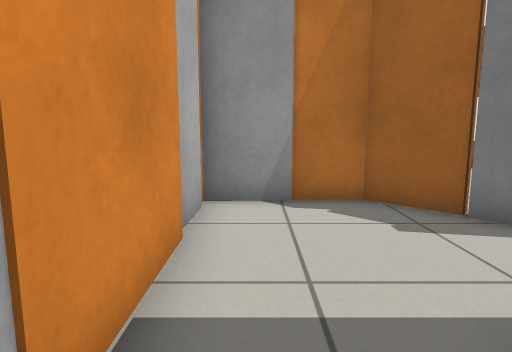
View 1 (above)

14 first-person views from a walk through a robot-simulator world made for Gazebo. The camera is 0.72 m above the floor, tilts 8° down and sees 75° across. The floor is counted in squares, 0.5 m on a side. Each view is taken from the middle of a square. On the plan, view 1 faces up. The plan holds only what a view shows up to about 15 squares ahead; the rest is blank. Gazebo's built-in surfaces are drawn with simple patterns.

View 2
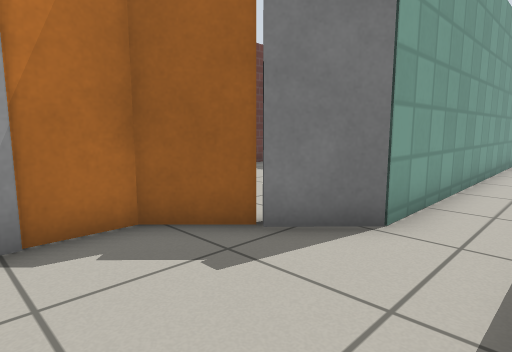

View 3
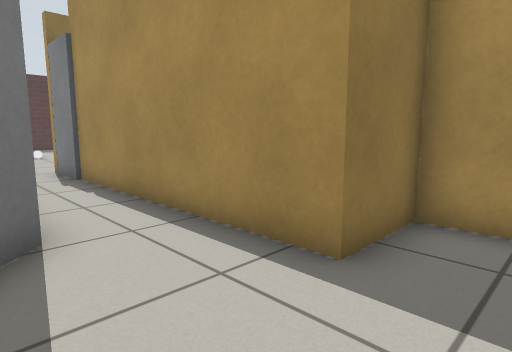

View 4
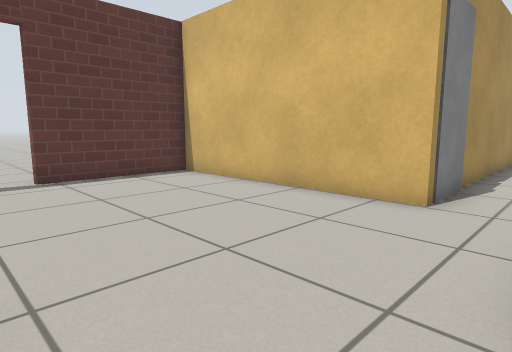

View 5
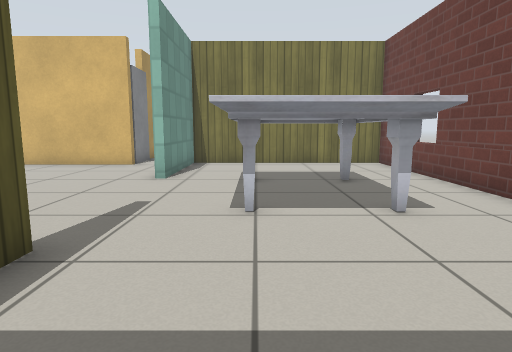

View 6
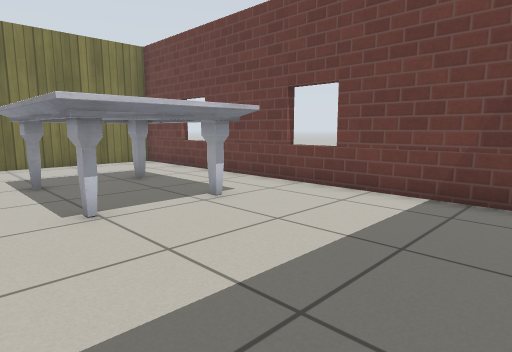

View 7
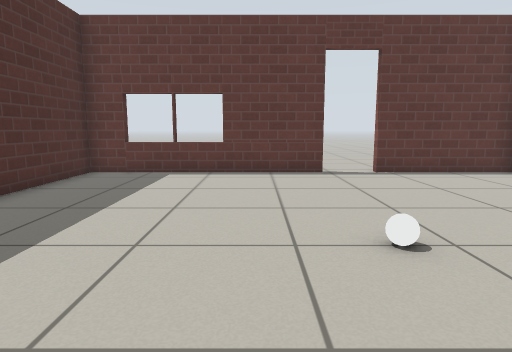

View 8
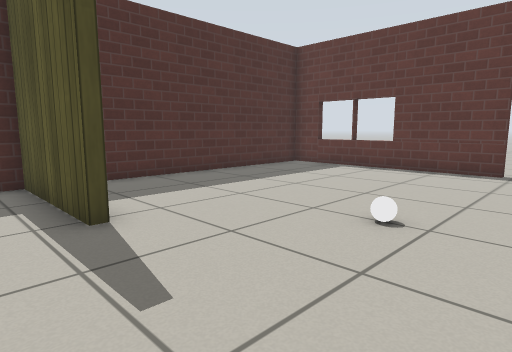

View 9
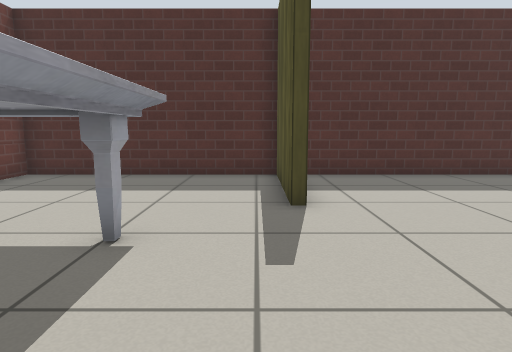

View 10
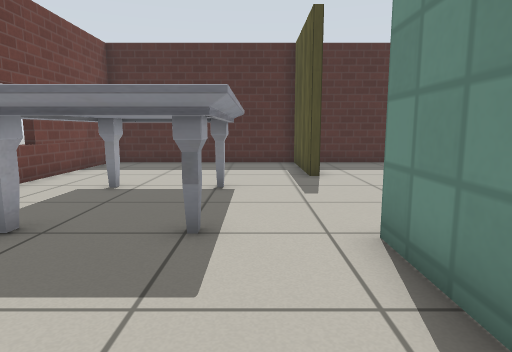

View 11
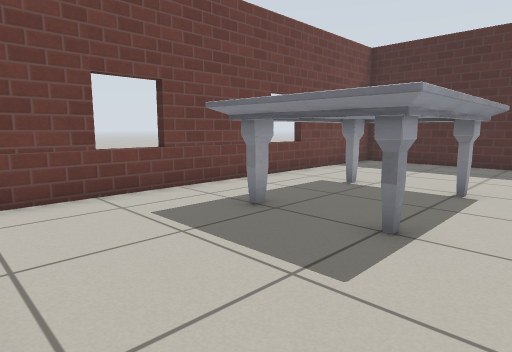

View 12
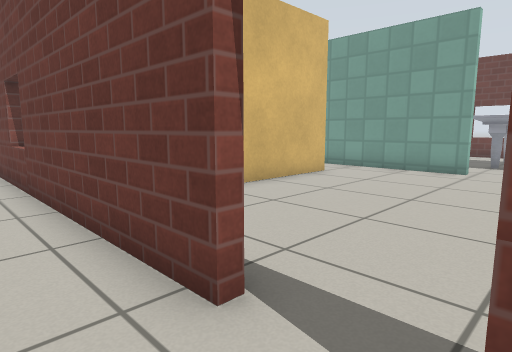

View 13
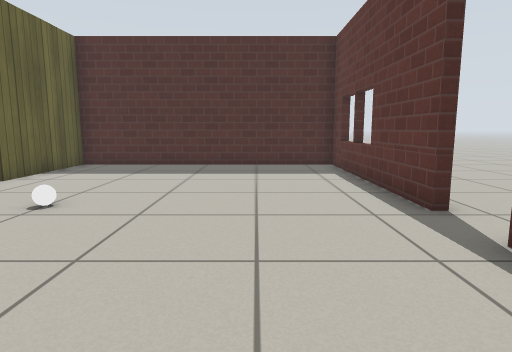

View 14
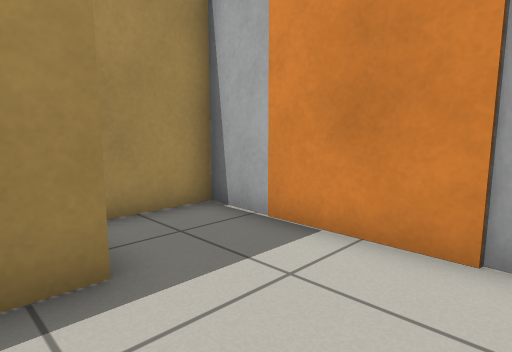

### Floor plan
Points are (right, up) in squares from view 1. A wall is a line through its corners. A room is listed if a view was taken in it or the views show most of it. See-through windows are left out.
Room 1 (view 1)
walls: (-0.2, -0.4) (1.8, -0.4) (1.8, 1.8)
ways out: opening at (0.5, 2) to room 2
objects: door leaf (-1, 0) to (-1, 1)
Room 2 (view 2)
walls: (1.8, 1.8) (10.2, 1.8); (12.4, 4) (4.7, 4); (-1, 3.5) (-1, 1.4)
ways out: opening at (0.5, 2) to room 1; opening at (2, 4) to room 3; opening at (12, 3) to room 4
objects: door leaf (11, 2)
Room 3 (views 3, 14)
walls: (-1, 4.4) (-1, 3.5); (3.8, 5.8) (3.5, 5.5) (2.2, 6.7) (0.6, 6.7)
ways out: opening at (2, 4) to room 2
objects: door leaf (0, 7); door leaf (4, 5) to (5, 5)
Room 4 (views 4, 5, 6, 7, 8, 9, 10, 11, 13)
walls: (16.4, 4) (12.4, 4); (22.1, 4.3) (26.5, 4.3) (26.5, 12.3) (11.7, 12.3) (11.7, 4.3) (16.4, 4.3); (12.4, 2) (12.4, -6.1) (17, -6.1); (18.8, -6.1) (26.5, -6.1) (26.5, 4) (22.1, 4)
ways out: opening at (12, 3) to room 2; open door at (17.5, -6) to room 5
objects: marble table (16, 7) to (21, 10); white ball (19, 1)
Room 5 (view 12)
walls: (17, -6.4) (6.6, -6.4)
ways out: open door at (17.5, -6) to room 4

Where each view was taken, in squares from view 1:
view 1: 0 up, 0 right, facing up
view 2: 2 up, 0 right, facing up-right
view 3: 5 up, 0 right, facing down-right
view 4: 4 up, 19 right, facing down-left
view 5: 7 up, 26 right, facing left
view 6: 5 up, 26 right, facing up-left
view 7: 5 up, 21 right, facing down
view 8: 6 up, 17 right, facing down-right
view 9: 5 up, 16 right, facing right
view 10: 6 up, 12 right, facing right
view 11: 5 up, 12 right, facing up-right
view 12: 8 down, 19 right, facing up-left
view 13: 3 down, 13 right, facing right
view 14: 5 up, 3 right, facing down-left
